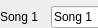
              <widget class="QWidget" name="page_3">
               <property name="geometry">
                <rect>
                 <x>0</x>
                 <y>0</y>
                 <width>98</width>
                 <height>28</height>
                </rect>
               </property>
               <attribute name="label">
                <string>Songs</string>
               </attribute>
               <widget class="QWidget" name="gridLayoutWidget_7">
                <property name="geometry">
                 <rect>
                  <x>0</x>
                  <y>0</y>
                  <width>391</width>
                  <height>411</height>
                 </rect>
                </property>
                <layout class="QGridLayout" name="gridLayout_8">
                 <item row="4" column="0">
                  <widget class="QLabel" name="label_93">
                   <property name="text">
                    <string>Song 5</string>
                   </property>
                  </widget>
                 </item>
                 <item row="3" column="1">
                  <widget class="QLineEdit" name="lineEdit_song4">
                   <property name="text">
                    <string>Song 4</string>
                   </property>
                   <property name="maxLength">
                    <number>12</number>
                   </property>
                  </widget>
                 </item>
                 <item row="11" column="0">
                  <widget class="QLabel" name="label_94">
                   <property name="text">
                    <string>Song 12</string>
                   </property>
                  </widget>
                 </item>
                 <item row="9" column="1">
                  <widget class="QLineEdit" name="lineEdit_song10">
                   <property name="text">
                    <string>Song 10</string>
                   </property>
                   <property name="maxLength">
                    <number>12</number>
                   </property>
                  </widget>
                 </item>
                 <item row="10" column="0">
                  <widget class="QLabel" name="label_95">
                   <property name="text">
                    <string>Song 11</string>
                   </property>
                  </widget>
                 </item>
                 <item row="1" column="0">
                  <widget class="QLabel" name="label_96">
                   <property name="text">
                    <string>Song 2</string>
                   </property>
                  </widget>
                 </item>
                 <item row="7" column="0">
                  <widget class="QLabel" name="label_97">
                   <property name="text">
                    <string>Song 8</string>
                   </property>
                  </widget>
                 </item>
                 <item row="3" column="0">
                  <widget class="QLabel" name="label_98">
                   <property name="text">
                    <string>Song 4</string>
                   </property>
                  </widget>
                 </item>
                 <item row="4" column="1">
                  <widget class="QLineEdit" name="lineEdit_song5">
                   <property name="text">
                    <string>Song 5</string>
                   </property>
                   <property name="maxLength">
                    <number>12</number>
                   </property>
                  </widget>
                 </item>
                 <item row="9" column="0">
                  <widget class="QLabel" name="label_99">
                   <property name="text">
                    <string>Song 10</string>
                   </property>
                  </widget>
                 </item>
                 <item row="2" column="1">
                  <widget class="QLineEdit" name="lineEdit_song3">
                   <property name="text">
                    <string>Song 3</string>
                   </property>
                   <property name="maxLength">
                    <number>12</number>
                   </property>
                  </widget>
                 </item>
                 <item row="5" column="1">
                  <widget class="QLineEdit" name="lineEdit_song6">
                   <property name="text">
                    <string>Song 6</string>
                   </property>
                   <property name="maxLength">
                    <number>12</number>
                   </property>
                  </widget>
                 </item>
                 <item row="11" column="1">
                  <widget class="QLineEdit" name="lineEdit_song12">
                   <property name="text">
                    <string>Song 12</string>
                   </property>
                   <property name="maxLength">
                    <number>12</number>
                   </property>
                  </widget>
                 </item>
                 <item row="1" column="1">
                  <widget class="QLineEdit" name="lineEdit_song2">
                   <property name="text">
                    <string>Song 2</string>
                   </property>
                   <property name="maxLength">
                    <number>12</number>
                   </property>
                  </widget>
                 </item>
                 <item row="7" column="1">
                  <widget class="QLineEdit" name="lineEdit_song8">
                   <property name="text">
                    <string>Song 8</string>
                   </property>
                   <property name="maxLength">
                    <number>12</number>
                   </property>
                  </widget>
                 </item>
                 <item row="2" column="0">
                  <widget class="QLabel" name="label_100">
                   <property name="text">
                    <string>Song 3</string>
                   </property>
                  </widget>
                 </item>
                 <item row="0" column="0">
                  <widget class="QLabel" name="label_101">
                   <property name="text">
                    <string>Song 1</string>
                   </property>
                  </widget>
                 </item>
                 <item row="8" column="0">
                  <widget class="QLabel" name="label_102">
                   <property name="text">
                    <string>Song 9</string>
                   </property>
                  </widget>
                 </item>
                 <item row="8" column="1">
                  <widget class="QLineEdit" name="lineEdit_song9">
                   <property name="text">
                    <string>Song 9</string>
                   </property>
                   <property name="maxLength">
                    <number>12</number>
                   </property>
                  </widget>
                 </item>
                 <item row="0" column="1">
                  <widget class="QLineEdit" name="lineEdit_song1">
                   <property name="text">
                    <string>Song 1</string>
                   </property>
                   <property name="maxLength">
                    <number>12</number>
                   </property>
                  </widget>
                 </item>
                 <item row="6" column="0">
                  <widget class="QLabel" name="label_103">
                   <property name="text">
                    <string>Song 7</string>
                   </property>
                  </widget>
                 </item>
                 <item row="10" column="1">
                  <widget class="QLineEdit" name="lineEdit_song11">
                   <property name="text">
                    <string>Song 11</string>
                   </property>
                   <property name="maxLength">
                    <number>12</number>
                   </property>
                  </widget>
                 </item>
                 <item row="6" column="1">
                  <widget class="QLineEdit" name="lineEdit_song7">
                   <property name="text">
                    <string>Song 7</string>
                   </property>
                   <property name="maxLength">
                    <number>12</number>
                   </property>
                  </widget>
                 </item>
                 <item row="5" column="0">
                  <widget class="QLabel" name="label_104">
                   <property name="text">
                    <string>Song 6</string>
                   </property>
                  </widget>
                 </item>
                </layout>
               </widget>
              </widget>
